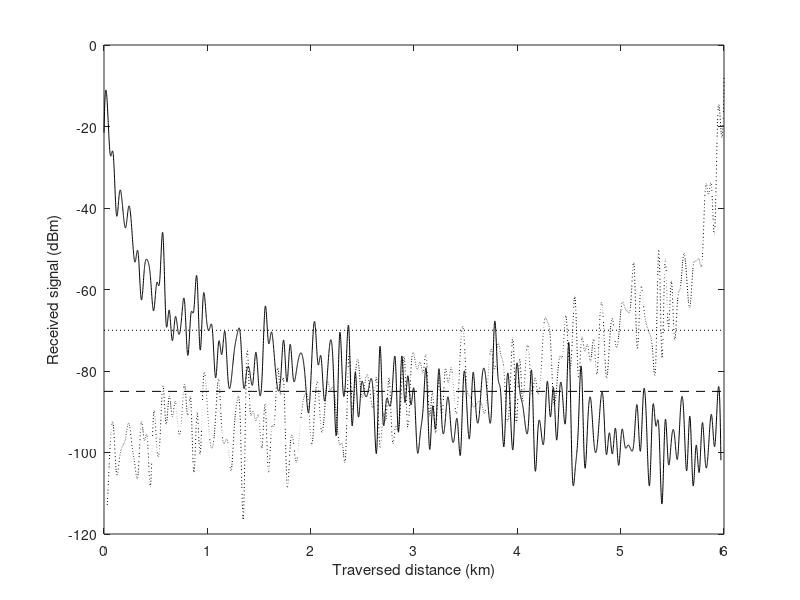
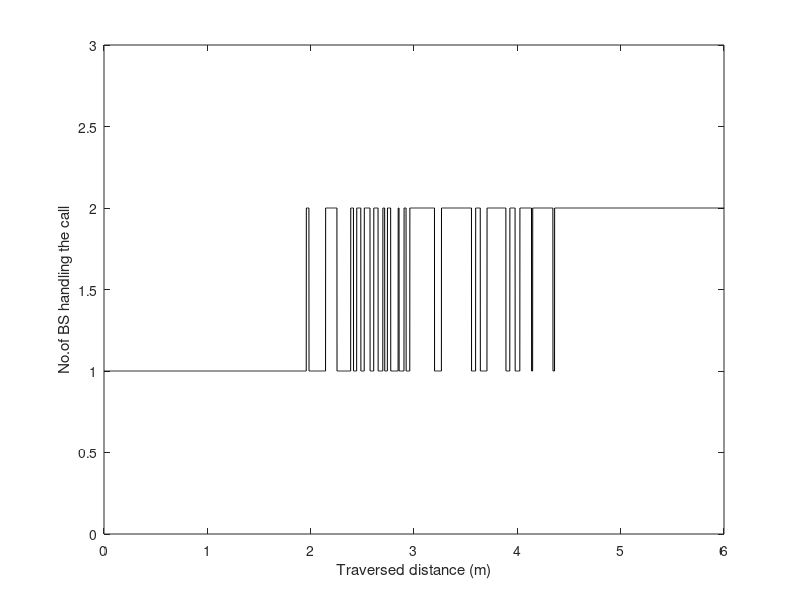
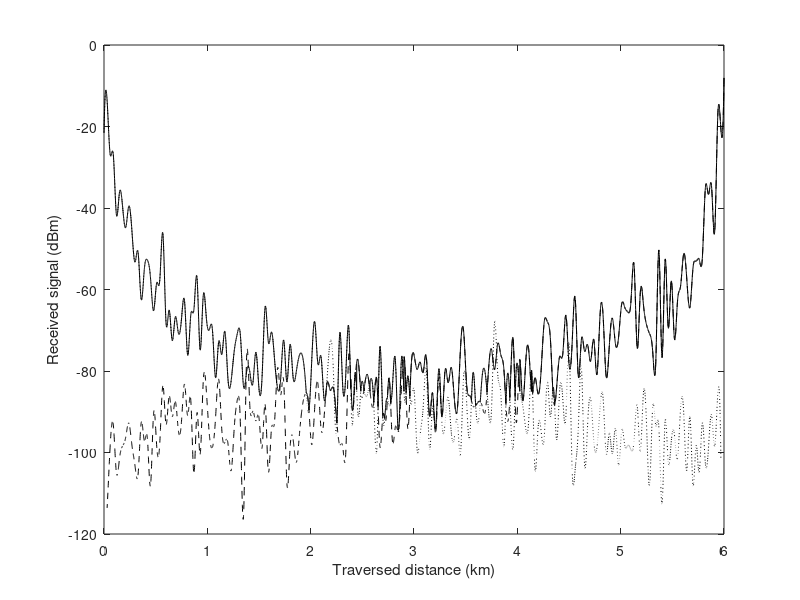
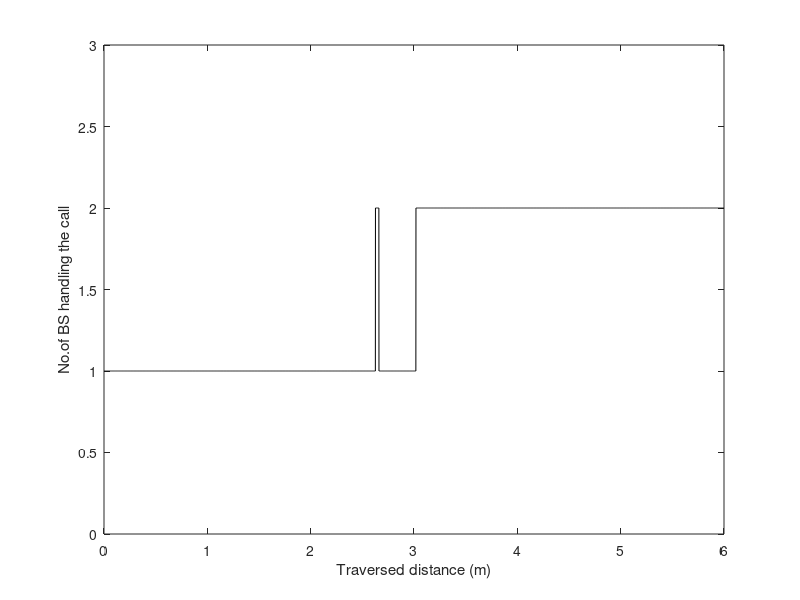

Write the MATLAB code that produced these figures, in order.
%
% project314     (two BS and handover)
%
%========================================================================
clear
close all
clc
%========================================================================
fMHz=2000;     % Frequency in MHz
Lcorr=30;       % Correlation distance in meters 

EIRP=30;        % EIRP dBm
AA=100;        % Loss at 1 km 
n=3.6;          % Propagation exponent
SS=7;           % Location variability in dB

%=======================================================================
%lambdac=300/fMHz;   % wavelength in m
ds=1;               % sample spacing in m  
Distance= 6;       % simulated distance (km)
InterpRate=round(Lcorr/ds);   % Interpolation rate 
Lcorr=InterpRate*ds;       % slightly correct Lcorr to make it a multiple of ds

Nsamples=round(Distance*1000/Lcorr);

BSseparation=Distance;   % separation between BSs in km
HO_ThresHold=-85;  % Handover threshild dBm
HO_Margin=15;      % Handover margin dB

% Create Gaussian series ================================================

d_axis1=[0:Nsamples-1]'*Lcorr/1000;

warning off
veryslowVars=EIRP-AA-10*n*log10(d_axis1);
veryslowVars(1)=veryslowVars(2);        % replace veryslowVars(1)=inf
warning on

slowVars=randn(Nsamples,1)*SS;             % 1st draw for BS1
R1=veryslowVars+slowVars;                  % Received power from BS1 

slowVars=randn(Nsamples,1)*SS;             % 1st draw for BS2
R2=veryslowVars+slowVars;                  % Received power from BS2 


%=======================================================================

d_axis2=([0:1/InterpRate:Nsamples])*Lcorr/1000;

Rinterpolated1=interp1(d_axis1,R1,d_axis2,'spline');
Rinterpolated2=interp1(d_axis1,R2,d_axis2,'spline');

d_axis2BS1=d_axis2;                      % Distance axis for BS1 signal (same as before)
d_axis2BS2=max(d_axis2BS1)-d_axis2BS1;   % Distance axis for BS2 signal 
d_axis2BS2=BSseparation-d_axis2BS1;   % Distance axis for BS2 signal 

figure,plot(d_axis2BS1,Rinterpolated1,'k',d_axis2BS2,Rinterpolated2,'k:', ...
    [d_axis2BS2(end) d_axis2BS1(end)],[HO_ThresHold HO_ThresHold],'k--', ...
    [d_axis2BS2(end) d_axis2BS1(end)],[HO_ThresHold+HO_Margin HO_ThresHold+HO_Margin],'k:')
xlabel('Traversed distance (km)')
ylabel('Received signal (dBm)')


% ========================================================================
% HO algorithm 1
% ========================================================================
BSseries=[1];           % Serving Base Station series
currentBS=1;            % starting with MS hooked up to BS1
RHO=Rinterpolated1(1);  % MS recieving BS1 signal
switchBS=0;             % Swith 

indexBS1=length(Rinterpolated1);
indexBS2=length(Rinterpolated2); 

% for ii=2:length(Rinterpolated1)-1, 
for ii=2:length(Rinterpolated1),     
    if currentBS==1 & switchBS==0, 
        if Rinterpolated1(ii)> HO_ThresHold, 
             RHO=[RHO; Rinterpolated1(ii)];
             currentBS=1;
             BSseries=[BSseries; currentBS];
             switchBS=1; 
        else if Rinterpolated1(ii) < Rinterpolated2(indexBS2-ii+1),
             RHO=[RHO; Rinterpolated2(indexBS2-ii+1)];
             currentBS=2;
             BSseries=[BSseries; currentBS];
             switchBS=1; 
            else
             RHO=[RHO; Rinterpolated1(ii)];
             currentBS=1;
             BSseries=[BSseries; currentBS];
             switchBS=1; 
            end
        end
    end
    if currentBS==2 & switchBS==0, 
        if Rinterpolated2(indexBS2-ii+1)> HO_ThresHold, 
             RHO=[RHO; Rinterpolated2(indexBS2-ii+1)];
             currentBS=2;
             BSseries=[BSseries; currentBS];
             switchBS=1; 
        else if Rinterpolated2(indexBS2-ii+1) < Rinterpolated1(ii),
             RHO=[RHO; Rinterpolated1(ii)];
             currentBS=1;
             BSseries=[BSseries; currentBS];
             switchBS=1; 
            else
             RHO=[RHO; Rinterpolated2(indexBS2-ii+1)];
             currentBS=2;
             BSseries=[BSseries; currentBS];
             switchBS=1; 
            end
        end
    end
    switchBS=0;       % reset swicth BS flag
end

figure,plot(d_axis2BS1(1:indexBS1),BSseries(1:indexBS1),'k')
a=axis;axis([a(1) a(2) 0 3])
xlabel('Traversed distance (m)')
ylabel('No.of BS handling the call')

figure,plot(d_axis2BS1(1:indexBS1),RHO(1:indexBS1),'k',...
    d_axis2BS1(1:indexBS1),Rinterpolated1(1:indexBS1),'k:',...
    d_axis2BS2(1:indexBS2),Rinterpolated2(1:indexBS2),'k--')
xlabel('Traversed distance (km)')
ylabel('Received signal (dBm)')

% =======================================================================
% HO algorithm 2   Including HO Margin
%========================================================================
BSseries=[1];           % Serving Base Station series
currentBS=1;            % starting with MS hooked up to BS1
RHO=Rinterpolated1(1);  % MS recieving BS1 signal
switchBS=0;             % Swith 

indexBS1=length(Rinterpolated1);
indexBS2=length(Rinterpolated2); 

% for ii=2:length(Rinterpolated1)-1, 
for ii=2:length(Rinterpolated1),     
    if currentBS==1 & switchBS==0, 
        if Rinterpolated1(ii)> HO_ThresHold, 
             RHO=[RHO; Rinterpolated1(ii)];
             currentBS=1;
             BSseries=[BSseries; currentBS];
             switchBS=1; 
        else if Rinterpolated1(ii)+HO_Margin < Rinterpolated2(indexBS2-ii+1),
             RHO=[RHO; Rinterpolated2(indexBS2-ii+1)];
             currentBS=2;
             BSseries=[BSseries; currentBS];
             switchBS=1; 
            else
             RHO=[RHO; Rinterpolated1(ii)];
             currentBS=1;
             BSseries=[BSseries; currentBS];
             switchBS=1; 
            end
        end
    end
    if currentBS==2 & switchBS==0, 
        if Rinterpolated2(indexBS2-ii+1)> HO_ThresHold, 
             RHO=[RHO; Rinterpolated2(indexBS2-ii+1)];
             currentBS=2;
             BSseries=[BSseries; currentBS];
             switchBS=1; 
        else if Rinterpolated2(indexBS2-ii+1)+HO_Margin < Rinterpolated1(ii),
             RHO=[RHO; Rinterpolated1(ii)];
             currentBS=1;
             BSseries=[BSseries; currentBS];
             switchBS=1; 
            else
             RHO=[RHO; Rinterpolated2(indexBS2-ii+1)];
             currentBS=2;
             BSseries=[BSseries; currentBS];
             switchBS=1; 
            end
        end
    end
    switchBS=0;       % reset swicth BS flag
end

figure,plot(d_axis2BS1(1:indexBS1),BSseries(1:indexBS1),'k')
a=axis;axis([a(1) a(2) 0 3])
xlabel('Traversed distance (m)')
ylabel('No.of BS handling the call')

figure,plot(d_axis2BS1(1:indexBS1),RHO(1:indexBS1),'k',...
    d_axis2BS1(1:indexBS1),Rinterpolated1(1:indexBS1),'k:',...
    d_axis2BS2(1:indexBS2),Rinterpolated2(1:indexBS2),'k--')
xlabel('Traversed distance (km)')
ylabel('Received signal (dBm)')
